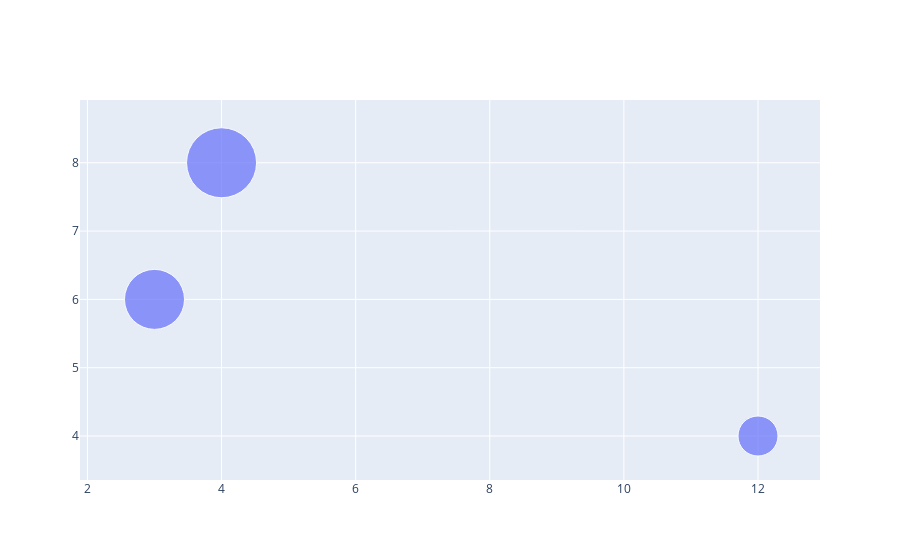

Source (notebook cell):
### Code cell
fig = go.Figure(go.Scatter(x=x, y=y, mode = "markers", marker_size = [40,60,70,80], text = ["product A", "product B","product C"]))
fig.show()

### Figure 1 — Plotly figure (JSON) as saved in the notebook; plotly's stock layout.template omitted (floating-point values rounded to 4 significant figures)
{"data": [{"marker": {"size": [40, 60, 70, 80]}, "mode": "markers", "text": ["product A", "product B", "product C"], "type": "scatter", "x": [12, 3, 4], "y": [4, 6, 8, 10]}], "layout": {}}
